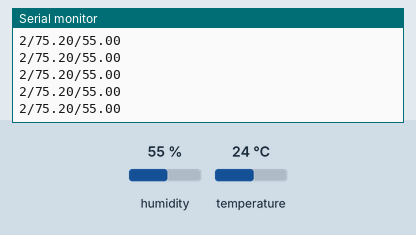
This sketch was run on a simulated Arduino Uno, built with avr-gcc and run on an emulated ATmega328P. On the bench: the last lines printed to the serial monitor. The inputs (shaded band) are chosen by the test bench; at power-on: temperature 24 °C, humidity 55 %.

Above: at 2.8 s.
2.9 s: temperature set to 41 °C
8.9 s: temperature set to 12 °C
At 9.6 s:
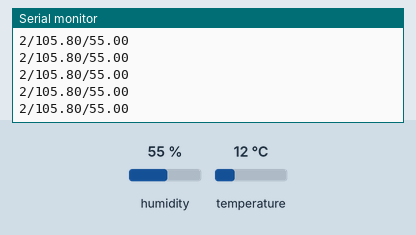
14.9 s: humidity set to 22 %
At 15.9 s:
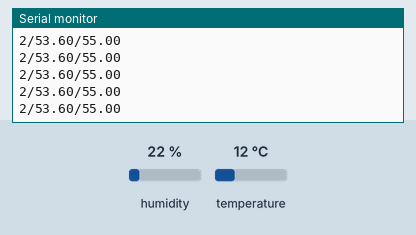
17.6 s: temperature set to 41 °C
At 18.2 s:
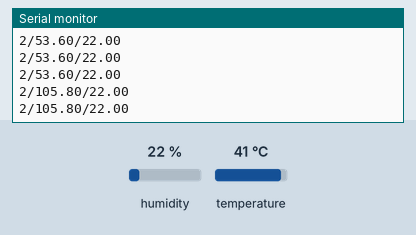
23.6 s: temperature set to 19 °C
At 24.4 s:
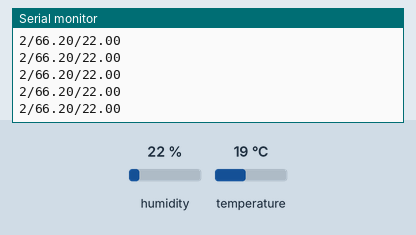
Timing chart, 0 to 26.6 s (numbered marks = the images above; inputs shaded):
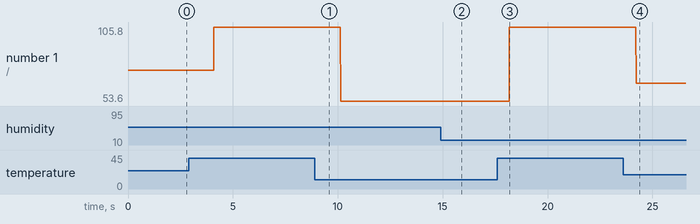

The sketch:

SensorNode.ino
```cpp
#include <Adafruit_Sensor.h>
#include <DHT.h>

#define DHTPIN 7       // what pin we're connected to
#define DHTTYPE DHT22  // DHT 22  (AM2302)

DHT dht(DHTPIN, DHTTYPE); // Initialize DHT sensor for normal 16mhz Arduino

float temp;
float hum;
int sensorID = 2;
String message;

void setup() {
    Serial.begin(9600);
}

float convertCelciusToFahrenheit(float c) {
  return c * 1.8 + 32;
}

String buildMessage(int sensorId, float temperature, float humidity, String delimiter = "/") {
  return String(sensorId) + delimiter + String(temperature) + delimiter + String(humidity);
}

void loop() {
  temp = convertCelciusToFahrenheit(dht.readTemperature());
  hum = dht.readHumidity();

  message = buildMessage(sensorID, temp, hum);
  Serial.println(message);
}
```

Measured:
- after the input at 17.6 s, the serial monitor: prints a new line after 0.58 s (image 3)
- after the input at 23.6 s, the serial monitor: prints a new line after 0.62 s (image 4)
- plotted number 1: 75.2 → 105.8 after the input at 2.9 s, 105.8 → 53.6 after the input at 8.9 s, 53.6 → 105.8 after the input at 17.6 s, 105.8 → 66.2 after the input at 23.6 s
